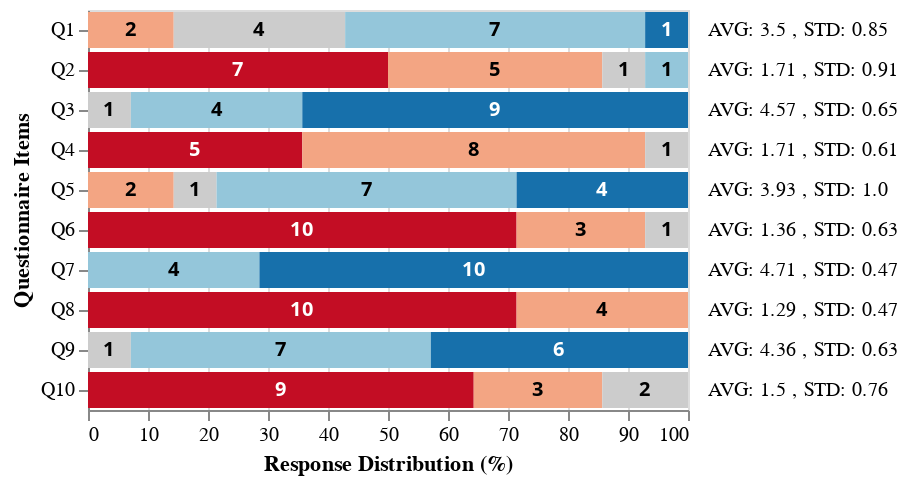

The notebook cell saved with this chart:
### Code cell
sus = """
4,1,5,1,2,1,5,1,5,1
4,2,4,2,4,2,4,2,4,3
2,2,5,2,4,3,5,1,4,3
3,1,5,2,4,1,5,1,4,1
4,2,5,3,5,1,5,1,5,2
2,1,4,2,3,2,5,2,4,1
5,4,5,1,4,1,5,1,5,1
3,1,5,2,4,1,5,1,4,1
4,3,3,2,2,1,4,2,4,2
4,1,5,1,5,1,5,1,5,2
4,1,5,1,5,2,4,1,5,1
3,2,4,1,4,1,4,2,4,1
3,2,4,2,4,1,5,1,3,1
4,1,5,2,5,1,5,1,5,1
"""

# sus_questions = [
#   "Q1. I think that I would like to use this system frequently.",
#   "Q2. I found the system unnecessarily complex.",
#   "Q3. I thought the system was easy to use.",
#   "Q4. I think that I would need the support of a technical person to be able to use this system.",
#   "Q5. I found the various functions in this system were well integrated.",
#   "Q6. I thought there was too much inconsistency in this system.",
#   "Q7. I would imagine that most people would learn to use this system very quickly.",
#   "Q8. I found the system very cumbersome to use.",
#   "Q9. I felt very confident using the system.",
#   "Q10. I needed to learn a lot of things before I could get going with this system.",
# ]
sus_questions = [f"Q{i+1}" for i in range(10)]
responses = [
  "Strongly disagree",
  "Disagree",
  "Neither agree nor disagree",
  "Agree",
  "Strongly agree",
]

# Load and process data
df = load_questionnaire_data(sus, sus_questions)
response_mapping = create_response_mapping(responses)

# Calculate statistics
stats_df = calculate_statistics(df)

# Process data for visualization
df_counts_exta = process_questionnaire_data(df)

# Create visualization
create_stacked_bar_visualization(df_counts_exta, response_mapping, sus_questions, stats_df, width=300)

### Figure 1 — Vega-Lite specification as saved in the notebook (floating-point values rounded to 4 significant figures)
{"config": {"view": {"continuousWidth": 300, "continuousHeight": 300}}, "layer": [{"mark": {"type": "bar"}, "encoding": {"color": {"field": "Response", "legend": null, "scale": {"domain": ["Strongly disagree", "Disagree", "Neither agree nor disagree", "Agree", "Strongly agree"], "range": ["#c30d24", "#f3a583", "#cccccc", "#94c6da", "#1770ab"]}, "type": "ordinal"}, "order": {"field": "Value", "sort": "ascending", "type": "ordinal"}, "x": {"axis": {"format": ".0f"}, "field": "Percentage", "scale": {"domain": [0, 100]}, "title": "Response Distribution (%)", "type": "quantitative"}, "y": {"field": "Question", "sort": ["Q1", "Q2", "Q3", "Q4", "Q5", "Q6", "Q7", "Q8", "Q9", "Q10"], "title": "Questionnaire Items", "type": "nominal"}}}, {"mark": {"type": "text", "align": "center", "baseline": "middle", "font": "Open Sans", "fontSize": 10, "fontWeight": 700}, "encoding": {"color": {"condition": {"test": "((datum.Value === 1) || (datum.Value === 5))", "value": "white"}, "value": "black"}, "order": {"field": "Value", "sort": "ascending", "type": "ordinal"}, "text": {"field": "Count", "type": "quantitative"}, "x": {"field": "mid", "type": "quantitative"}, "y": {"field": "Question", "sort": ["Q1", "Q2", "Q3", "Q4", "Q5", "Q6", "Q7", "Q8", "Q9", "Q10"], "type": "nominal"}}}, {"data": {"name": "data-f51d07a23b60c6740e561af0dab30d0f"}, "mark": {"type": "text", "align": "left", "baseline": "middle", "fontSize": 10}, "encoding": {"text": {"field": "Stats", "type": "nominal"}, "x": {"value": 310}, "y": {"field": "Question", "sort": ["Q1", "Q2", "Q3", "Q4", "Q5", "Q6", "Q7", "Q8", "Q9", "Q10"], "type": "nominal"}}}], "data": {"name": "data-4097a4366e242a018d724060f8275c82"}, "width": 300, "$schema": "https://vega.github.io/schema/vega-lite/v5.20.1.json", "datasets": {"data-4097a4366e242a018d724060f8275c82": [{"Question": "Q1", "Value": 2, "Count": 2, "Percentage": 14.29, "cumsum": 14.29, "mid": 7.143, "Response": "Disagree"}, {"Question": "Q1", "Value": 3, "Count": 4, "Percentage": 28.57, "cumsum": 42.86, "mid": 28.57, "Response": "Neither agree nor disagree"}, {"Question": "Q1", "Value": 4, "Count": 7, "Percentage": 50.0, "cumsum": 92.86, "mid": 67.86, "Response": "Agree"}, {"Question": "Q1", "Value": 5, "Count": 1, "Percentage": 7.143, "cumsum": 100.0, "mid": 96.43, "Response": "Strongly agree"}, {"Question": "Q10", "Value": 1, "Count": 9, "Percentage": 64.29, "cumsum": 64.29, "mid": 32.14, "Response": "Strongly disagree"}, {"Question": "Q10", "Value": 2, "Count": 3, "Percentage": 21.43, "cumsum": 85.71, "mid": 75.0, "Response": "Disagree"}, {"Question": "Q10", "Value": 3, "Count": 2, "Percentage": 14.29, "cumsum": 100.0, "mid": 92.86, "Response": "Neither agree nor disagree"}, {"Question": "Q2", "Value": 1, "Count": 7, "Percentage": 50.0, "cumsum": 50.0, "mid": 25.0, "Response": "Strongly disagree"}, {"Question": "Q2", "Value": 2, "Count": 5, "Percentage": 35.71, "cumsum": 85.71, "mid": 67.86, "Response": "Disagree"}, {"Question": "Q2", "Value": 3, "Count": 1, "Percentage": 7.143, "cumsum": 92.86, "mid": 89.29, "Response": "Neither agree nor disagree"}, {"Question": "Q2", "Value": 4, "Count": 1, "Percentage": 7.143, "cumsum": 100.0, "mid": 96.43, "Response": "Agree"}, {"Question": "Q3", "Value": 3, "Count": 1, "Percentage": 7.143, "cumsum": 7.143, "mid": 3.571, "Response": "Neither agree nor disagree"}, {"Question": "Q3", "Value": 4, "Count": 4, "Percentage": 28.57, "cumsum": 35.71, "mid": 21.43, "Response": "Agree"}, {"Question": "Q3", "Value": 5, "Count": 9, "Percentage": 64.29, "cumsum": 100.0, "mid": 67.86, "Response": "Strongly agree"}, {"Question": "Q4", "Value": 1, "Count": 5, "Percentage": 35.71, "cumsum": 35.71, "mid": 17.86, "Response": "Strongly disagree"}, {"Question": "Q4", "Value": 2, "Count": 8, "Percentage": 57.14, "cumsum": 92.86, "mid": 64.29, "Response": "Disagree"}, {"Question": "Q4", "Value": 3, "Count": 1, "Percentage": 7.143, "cumsum": 100.0, "mid": 96.43, "Response": "Neither agree nor disagree"}, {"Question": "Q5", "Value": 2, "Count": 2, "Percentage": 14.29, "cumsum": 14.29, "mid": 7.143, "Response": "Disagree"}, {"Question": "Q5", "Value": 3, "Count": 1, "Percentage": 7.143, "cumsum": 21.43, "mid": 17.86, "Response": "Neither agree nor disagree"}, {"Question": "Q5", "Value": 4, "Count": 7, "Percentage": 50.0, "cumsum": 71.43, "mid": 46.43, "Response": "Agree"}, {"Question": "Q5", "Value": 5, "Count": 4, "Percentage": 28.57, "cumsum": 100.0, "mid": 85.71, "Response": "Strongly agree"}, {"Question": "Q6", "Value": 1, "Count": 10, "Percentage": 71.43, "cumsum": 71.43, "mid": 35.71, "Response": "Strongly disagree"}, {"Question": "Q6", "Value": 2, "Count": 3, "Percentage": 21.43, "cumsum": 92.86, "mid": 82.14, "Response": "Disagree"}, {"Question": "Q6", "Value": 3, "Count": 1, "Percentage": 7.143, "cumsum": 100.0, "mid": 96.43, "Response": "Neither agree nor disagree"}, {"Question": "Q7", "Value": 4, "Count": 4, "Percentage": 28.57, "cumsum": 28.57, "mid": 14.29, "Response": "Agree"}, {"Question": "Q7", "Value": 5, "Count": 10, "Percentage": 71.43, "cumsum": 100.0, "mid": 64.29, "Response": "Strongly agree"}, {"Question": "Q8", "Value": 1, "Count": 10, "Percentage": 71.43, "cumsum": 71.43, "mid": 35.71, "Response": "Strongly disagree"}, {"Question": "Q8", "Value": 2, "Count": 4, "Percentage": 28.57, "cumsum": 100.0, "mid": 85.71, "Response": "Disagree"}, {"Question": "Q9", "Value": 3, "Count": 1, "Percentage": 7.143, "cumsum": 7.143, "mid": 3.571, "Response": "Neither agree nor disagree"}, {"Question": "Q9", "Value": 4, "Count": 7, "Percentage": 50.0, "cumsum": 57.14, "mid": 32.14, "Response": "Agree"}, {"Question": "Q9", "Value": 5, "Count": 6, "Percentage": 42.86, "cumsum": 100.0, "mid": 78.57, "Response": "Strongly agree"}], "data-f51d07a23b60c6740e561af0dab30d0f": [{"Question": "Q1", "AVG": 3.5, "STD": 0.85, "Stats": "AVG: 3.5\n, STD: 0.85"}, {"Question": "Q2", "AVG": 1.71, "STD": 0.91, "Stats": "AVG: 1.71\n, STD: 0.91"}, {"Question": "Q3", "AVG": 4.57, "STD": 0.65, "Stats": "AVG: 4.57\n, STD: 0.65"}, {"Question": "Q4", "AVG": 1.71, "STD": 0.61, "Stats": "AVG: 1.71\n, STD: 0.61"}, {"Question": "Q5", "AVG": 3.93, "STD": 1.0, "Stats": "AVG: 3.93\n, STD: 1.0"}, {"Question": "Q6", "AVG": 1.36, "STD": 0.63, "Stats": "AVG: 1.36\n, STD: 0.63"}, {"Question": "Q7", "AVG": 4.71, "STD": 0.47, "Stats": "AVG: 4.71\n, STD: 0.47"}, {"Question": "Q8", "AVG": 1.29, "STD": 0.47, "Stats": "AVG: 1.29\n, STD: 0.47"}, {"Question": "Q9", "AVG": 4.36, "STD": 0.63, "Stats": "AVG: 4.36\n, STD: 0.63"}, {"Question": "Q10", "AVG": 1.5, "STD": 0.76, "Stats": "AVG: 1.5\n, STD: 0.76"}]}}
